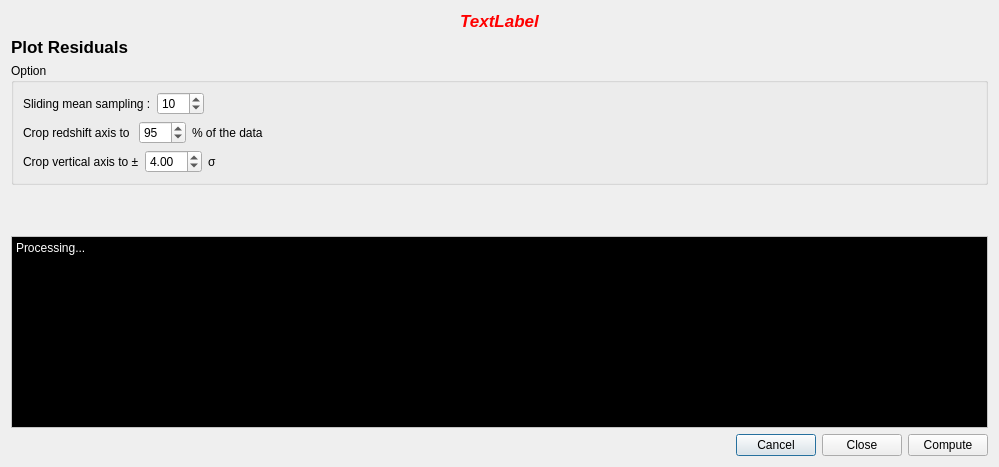
<?xml version="1.0" encoding="UTF-8"?>
<ui version="4.0">
 <class>Euclid::PhzQtUI::DialogResid</class>
 <widget class="QDialog" name="Euclid::PhzQtUI::DialogResid">
  <property name="geometry">
   <rect>
    <x>0</x>
    <y>0</y>
    <width>999</width>
    <height>467</height>
   </rect>
  </property>
  <property name="windowTitle">
   <string>Plot Flux Residuals</string>
  </property>
  <layout class="QVBoxLayout" name="verticalLayout_2">
   <item>
    <widget class="QLabel" name="lbl_warning">
     <property name="palette">
      <palette>
       <active>
        <colorrole role="WindowText">
         <brush brushstyle="SolidPattern">
          <color alpha="255">
           <red>255</red>
           <green>0</green>
           <blue>0</blue>
          </color>
         </brush>
        </colorrole>
        <colorrole role="Button">
         <brush brushstyle="SolidPattern">
          <color alpha="255">
           <red>255</red>
           <green>0</green>
           <blue>0</blue>
          </color>
         </brush>
        </colorrole>
        <colorrole role="Light">
         <brush brushstyle="SolidPattern">
          <color alpha="255">
           <red>255</red>
           <green>127</green>
           <blue>127</blue>
          </color>
         </brush>
        </colorrole>
        <colorrole role="Midlight">
         <brush brushstyle="SolidPattern">
          <color alpha="255">
           <red>255</red>
           <green>63</green>
           <blue>63</blue>
          </color>
         </brush>
        </colorrole>
        <colorrole role="Dark">
         <brush brushstyle="SolidPattern">
          <color alpha="255">
           <red>127</red>
           <green>0</green>
           <blue>0</blue>
          </color>
         </brush>
        </colorrole>
        <colorrole role="Mid">
         <brush brushstyle="SolidPattern">
          <color alpha="255">
           <red>170</red>
           <green>0</green>
           <blue>0</blue>
          </color>
         </brush>
        </colorrole>
        <colorrole role="Text">
         <brush brushstyle="SolidPattern">
          <color alpha="255">
           <red>255</red>
           <green>0</green>
           <blue>0</blue>
          </color>
         </brush>
        </colorrole>
        <colorrole role="BrightText">
         <brush brushstyle="SolidPattern">
          <color alpha="255">
           <red>255</red>
           <green>255</green>
           <blue>255</blue>
          </color>
         </brush>
        </colorrole>
        <colorrole role="ButtonText">
         <brush brushstyle="SolidPattern">
          <color alpha="255">
           <red>0</red>
           <green>0</green>
           <blue>0</blue>
          </color>
         </brush>
        </colorrole>
        <colorrole role="Base">
         <brush brushstyle="SolidPattern">
          <color alpha="255">
           <red>255</red>
           <green>255</green>
           <blue>255</blue>
          </color>
         </brush>
        </colorrole>
        <colorrole role="Window">
         <brush brushstyle="SolidPattern">
          <color alpha="255">
           <red>255</red>
           <green>0</green>
           <blue>0</blue>
          </color>
         </brush>
        </colorrole>
        <colorrole role="Shadow">
         <brush brushstyle="SolidPattern">
          <color alpha="255">
           <red>0</red>
           <green>0</green>
           <blue>0</blue>
          </color>
         </brush>
        </colorrole>
        <colorrole role="AlternateBase">
         <brush brushstyle="SolidPattern">
          <color alpha="255">
           <red>255</red>
           <green>127</green>
           <blue>127</blue>
          </color>
         </brush>
        </colorrole>
        <colorrole role="ToolTipBase">
         <brush brushstyle="SolidPattern">
          <color alpha="255">
           <red>255</red>
           <green>255</green>
           <blue>220</blue>
          </color>
         </brush>
        </colorrole>
        <colorrole role="ToolTipText">
         <brush brushstyle="SolidPattern">
          <color alpha="255">
           <red>0</red>
           <green>0</green>
           <blue>0</blue>
          </color>
         </brush>
        </colorrole>
        <colorrole role="PlaceholderText">
         <brush brushstyle="NoBrush">
          <color alpha="128">
           <red>255</red>
           <green>0</green>
           <blue>0</blue>
          </color>
         </brush>
        </colorrole>
       </active>
       <inactive>
        <colorrole role="WindowText">
         <brush brushstyle="SolidPattern">
          <color alpha="255">
           <red>255</red>
           <green>0</green>
           <blue>0</blue>
          </color>
         </brush>
        </colorrole>
        <colorrole role="Button">
         <brush brushstyle="SolidPattern">
          <color alpha="255">
           <red>255</red>
           <green>0</green>
           <blue>0</blue>
          </color>
         </brush>
        </colorrole>
        <colorrole role="Light">
         <brush brushstyle="SolidPattern">
          <color alpha="255">
           <red>255</red>
           <green>127</green>
           <blue>127</blue>
          </color>
         </brush>
        </colorrole>
        <colorrole role="Midlight">
         <brush brushstyle="SolidPattern">
          <color alpha="255">
           <red>255</red>
           <green>63</green>
           <blue>63</blue>
          </color>
         </brush>
        </colorrole>
        <colorrole role="Dark">
         <brush brushstyle="SolidPattern">
          <color alpha="255">
           <red>127</red>
           <green>0</green>
           <blue>0</blue>
          </color>
         </brush>
        </colorrole>
        <colorrole role="Mid">
         <brush brushstyle="SolidPattern">
          <color alpha="255">
           <red>170</red>
           <green>0</green>
           <blue>0</blue>
          </color>
         </brush>
        </colorrole>
        <colorrole role="Text">
         <brush brushstyle="SolidPattern">
          <color alpha="255">
           <red>255</red>
           <green>0</green>
           <blue>0</blue>
          </color>
         </brush>
        </colorrole>
        <colorrole role="BrightText">
         <brush brushstyle="SolidPattern">
          <color alpha="255">
           <red>255</red>
           <green>255</green>
           <blue>255</blue>
          </color>
         </brush>
        </colorrole>
        <colorrole role="ButtonText">
         <brush brushstyle="SolidPattern">
          <color alpha="255">
           <red>0</red>
           <green>0</green>
           <blue>0</blue>
          </color>
         </brush>
        </colorrole>
        <colorrole role="Base">
         <brush brushstyle="SolidPattern">
          <color alpha="255">
           <red>255</red>
           <green>255</green>
           <blue>255</blue>
          </color>
         </brush>
        </colorrole>
        <colorrole role="Window">
         <brush brushstyle="SolidPattern">
          <color alpha="255">
           <red>255</red>
           <green>0</green>
           <blue>0</blue>
          </color>
         </brush>
        </colorrole>
        <colorrole role="Shadow">
         <brush brushstyle="SolidPattern">
          <color alpha="255">
           <red>0</red>
           <green>0</green>
           <blue>0</blue>
          </color>
         </brush>
        </colorrole>
        <colorrole role="AlternateBase">
         <brush brushstyle="SolidPattern">
          <color alpha="255">
           <red>255</red>
           <green>127</green>
           <blue>127</blue>
          </color>
         </brush>
        </colorrole>
        <colorrole role="ToolTipBase">
         <brush brushstyle="SolidPattern">
          <color alpha="255">
           <red>255</red>
           <green>255</green>
           <blue>220</blue>
          </color>
         </brush>
        </colorrole>
        <colorrole role="ToolTipText">
         <brush brushstyle="SolidPattern">
          <color alpha="255">
           <red>0</red>
           <green>0</green>
           <blue>0</blue>
          </color>
         </brush>
        </colorrole>
        <colorrole role="PlaceholderText">
         <brush brushstyle="NoBrush">
          <color alpha="128">
           <red>255</red>
           <green>0</green>
           <blue>0</blue>
          </color>
         </brush>
        </colorrole>
       </inactive>
       <disabled>
        <colorrole role="WindowText">
         <brush brushstyle="SolidPattern">
          <color alpha="255">
           <red>127</red>
           <green>0</green>
           <blue>0</blue>
          </color>
         </brush>
        </colorrole>
        <colorrole role="Button">
         <brush brushstyle="SolidPattern">
          <color alpha="255">
           <red>255</red>
           <green>0</green>
           <blue>0</blue>
          </color>
         </brush>
        </colorrole>
        <colorrole role="Light">
         <brush brushstyle="SolidPattern">
          <color alpha="255">
           <red>255</red>
           <green>127</green>
           <blue>127</blue>
          </color>
         </brush>
        </colorrole>
        <colorrole role="Midlight">
         <brush brushstyle="SolidPattern">
          <color alpha="255">
           <red>255</red>
           <green>63</green>
           <blue>63</blue>
          </color>
         </brush>
        </colorrole>
        <colorrole role="Dark">
         <brush brushstyle="SolidPattern">
          <color alpha="255">
           <red>127</red>
           <green>0</green>
           <blue>0</blue>
          </color>
         </brush>
        </colorrole>
        <colorrole role="Mid">
         <brush brushstyle="SolidPattern">
          <color alpha="255">
           <red>170</red>
           <green>0</green>
           <blue>0</blue>
          </color>
         </brush>
        </colorrole>
        <colorrole role="Text">
         <brush brushstyle="SolidPattern">
          <color alpha="255">
           <red>127</red>
           <green>0</green>
           <blue>0</blue>
          </color>
         </brush>
        </colorrole>
        <colorrole role="BrightText">
         <brush brushstyle="SolidPattern">
          <color alpha="255">
           <red>255</red>
           <green>255</green>
           <blue>255</blue>
          </color>
         </brush>
        </colorrole>
        <colorrole role="ButtonText">
         <brush brushstyle="SolidPattern">
          <color alpha="255">
           <red>127</red>
           <green>0</green>
           <blue>0</blue>
          </color>
         </brush>
        </colorrole>
        <colorrole role="Base">
         <brush brushstyle="SolidPattern">
          <color alpha="255">
           <red>255</red>
           <green>0</green>
           <blue>0</blue>
          </color>
         </brush>
        </colorrole>
        <colorrole role="Window">
         <brush brushstyle="SolidPattern">
          <color alpha="255">
           <red>255</red>
           <green>0</green>
           <blue>0</blue>
          </color>
         </brush>
        </colorrole>
        <colorrole role="Shadow">
         <brush brushstyle="SolidPattern">
          <color alpha="255">
           <red>0</red>
           <green>0</green>
           <blue>0</blue>
          </color>
         </brush>
        </colorrole>
        <colorrole role="AlternateBase">
         <brush brushstyle="SolidPattern">
          <color alpha="255">
           <red>255</red>
           <green>0</green>
           <blue>0</blue>
          </color>
         </brush>
        </colorrole>
        <colorrole role="ToolTipBase">
         <brush brushstyle="SolidPattern">
          <color alpha="255">
           <red>255</red>
           <green>255</green>
           <blue>220</blue>
          </color>
         </brush>
        </colorrole>
        <colorrole role="ToolTipText">
         <brush brushstyle="SolidPattern">
          <color alpha="255">
           <red>0</red>
           <green>0</green>
           <blue>0</blue>
          </color>
         </brush>
        </colorrole>
        <colorrole role="PlaceholderText">
         <brush brushstyle="NoBrush">
          <color alpha="128">
           <red>255</red>
           <green>0</green>
           <blue>0</blue>
          </color>
         </brush>
        </colorrole>
       </disabled>
      </palette>
     </property>
     <property name="font">
      <font>
       <pointsize>13</pointsize>
       <weight>75</weight>
       <italic>true</italic>
       <bold>true</bold>
      </font>
     </property>
     <property name="text">
      <string>TextLabel</string>
     </property>
     <property name="alignment">
      <set>Qt::AlignCenter</set>
     </property>
    </widget>
   </item>
   <item>
    <layout class="QHBoxLayout" name="horizontalLayout">
     <item>
      <widget class="QLabel" name="label">
       <property name="font">
        <font>
         <pointsize>13</pointsize>
         <weight>75</weight>
         <bold>true</bold>
        </font>
       </property>
       <property name="text">
        <string>Plot Residuals</string>
       </property>
      </widget>
     </item>
     <item>
      <spacer name="horizontalSpacer">
       <property name="orientation">
        <enum>Qt::Horizontal</enum>
       </property>
       <property name="sizeHint" stdset="0">
        <size>
         <width>40</width>
         <height>20</height>
        </size>
       </property>
      </spacer>
     </item>
    </layout>
   </item>
   <item>
    <widget class="QGroupBox" name="gb_option">
     <property name="title">
      <string>Option</string>
     </property>
     <layout class="QVBoxLayout" name="verticalLayout">
      <item>
       <layout class="QHBoxLayout" name="horizontalLayout_12">
        <item>
         <widget class="QLabel" name="label_5">
          <property name="text">
           <string>Sliding mean sampling :</string>
          </property>
         </widget>
        </item>
        <item>
         <widget class="QSpinBox" name="sb_sm_bins">
          <property name="minimum">
           <number>2</number>
          </property>
          <property name="maximum">
           <number>300</number>
          </property>
          <property name="value">
           <number>10</number>
          </property>
         </widget>
        </item>
        <item>
         <spacer name="horizontalSpacer_8">
          <property name="orientation">
           <enum>Qt::Horizontal</enum>
          </property>
          <property name="sizeHint" stdset="0">
           <size>
            <width>40</width>
            <height>20</height>
           </size>
          </property>
         </spacer>
        </item>
       </layout>
      </item>
      <item>
       <layout class="QHBoxLayout" name="horizontalLayout_3">
        <item>
         <widget class="QLabel" name="label_2">
          <property name="text">
           <string>Crop redshift axis to </string>
          </property>
         </widget>
        </item>
        <item>
         <widget class="QSpinBox" name="sp_z_lim_frac">
          <property name="maximum">
           <number>100</number>
          </property>
          <property name="value">
           <number>95</number>
          </property>
         </widget>
        </item>
        <item>
         <widget class="QLabel" name="label_4">
          <property name="text">
           <string>% of the data</string>
          </property>
         </widget>
        </item>
        <item>
         <spacer name="horizontalSpacer_3">
          <property name="orientation">
           <enum>Qt::Horizontal</enum>
          </property>
          <property name="sizeHint" stdset="0">
           <size>
            <width>40</width>
            <height>20</height>
           </size>
          </property>
         </spacer>
        </item>
       </layout>
      </item>
      <item>
       <layout class="QHBoxLayout" name="horizontalLayout_4">
        <item>
         <widget class="QLabel" name="label_3">
          <property name="text">
           <string>Crop vertical axis to ±</string>
          </property>
         </widget>
        </item>
        <item>
         <widget class="QDoubleSpinBox" name="dsp_sigma">
          <property name="minimum">
           <double>1.000000000000000</double>
          </property>
          <property name="maximum">
           <double>10.000000000000000</double>
          </property>
          <property name="singleStep">
           <double>0.200000000000000</double>
          </property>
          <property name="value">
           <double>4.000000000000000</double>
          </property>
         </widget>
        </item>
        <item>
         <widget class="QLabel" name="label_6">
          <property name="text">
           <string>σ</string>
          </property>
         </widget>
        </item>
        <item>
         <spacer name="horizontalSpacer_4">
          <property name="orientation">
           <enum>Qt::Horizontal</enum>
          </property>
          <property name="sizeHint" stdset="0">
           <size>
            <width>40</width>
            <height>20</height>
           </size>
          </property>
         </spacer>
        </item>
       </layout>
      </item>
     </layout>
    </widget>
   </item>
   <item>
    <spacer name="verticalSpacer">
     <property name="orientation">
      <enum>Qt::Vertical</enum>
     </property>
     <property name="sizeHint" stdset="0">
      <size>
       <width>20</width>
       <height>40</height>
      </size>
     </property>
    </spacer>
   </item>
   <item>
    <widget class="QPlainTextEdit" name="out_cons">
     <property name="enabled">
      <bool>true</bool>
     </property>
     <property name="palette">
      <palette>
       <active>
        <colorrole role="WindowText">
         <brush brushstyle="SolidPattern">
          <color alpha="255">
           <red>0</red>
           <green>0</green>
           <blue>0</blue>
          </color>
         </brush>
        </colorrole>
        <colorrole role="Button">
         <brush brushstyle="SolidPattern">
          <color alpha="255">
           <red>255</red>
           <green>255</green>
           <blue>255</blue>
          </color>
         </brush>
        </colorrole>
        <colorrole role="Light">
         <brush brushstyle="SolidPattern">
          <color alpha="255">
           <red>255</red>
           <green>255</green>
           <blue>255</blue>
          </color>
         </brush>
        </colorrole>
        <colorrole role="Midlight">
         <brush brushstyle="SolidPattern">
          <color alpha="255">
           <red>255</red>
           <green>255</green>
           <blue>255</blue>
          </color>
         </brush>
        </colorrole>
        <colorrole role="Dark">
         <brush brushstyle="SolidPattern">
          <color alpha="255">
           <red>127</red>
           <green>127</green>
           <blue>127</blue>
          </color>
         </brush>
        </colorrole>
        <colorrole role="Mid">
         <brush brushstyle="SolidPattern">
          <color alpha="255">
           <red>170</red>
           <green>170</green>
           <blue>170</blue>
          </color>
         </brush>
        </colorrole>
        <colorrole role="Text">
         <brush brushstyle="SolidPattern">
          <color alpha="255">
           <red>255</red>
           <green>255</green>
           <blue>255</blue>
          </color>
         </brush>
        </colorrole>
        <colorrole role="BrightText">
         <brush brushstyle="SolidPattern">
          <color alpha="255">
           <red>255</red>
           <green>255</green>
           <blue>255</blue>
          </color>
         </brush>
        </colorrole>
        <colorrole role="ButtonText">
         <brush brushstyle="SolidPattern">
          <color alpha="255">
           <red>0</red>
           <green>0</green>
           <blue>0</blue>
          </color>
         </brush>
        </colorrole>
        <colorrole role="Base">
         <brush brushstyle="SolidPattern">
          <color alpha="255">
           <red>0</red>
           <green>0</green>
           <blue>0</blue>
          </color>
         </brush>
        </colorrole>
        <colorrole role="Window">
         <brush brushstyle="SolidPattern">
          <color alpha="255">
           <red>255</red>
           <green>255</green>
           <blue>255</blue>
          </color>
         </brush>
        </colorrole>
        <colorrole role="Shadow">
         <brush brushstyle="SolidPattern">
          <color alpha="255">
           <red>0</red>
           <green>0</green>
           <blue>0</blue>
          </color>
         </brush>
        </colorrole>
        <colorrole role="AlternateBase">
         <brush brushstyle="SolidPattern">
          <color alpha="255">
           <red>255</red>
           <green>255</green>
           <blue>255</blue>
          </color>
         </brush>
        </colorrole>
        <colorrole role="ToolTipBase">
         <brush brushstyle="SolidPattern">
          <color alpha="255">
           <red>255</red>
           <green>255</green>
           <blue>220</blue>
          </color>
         </brush>
        </colorrole>
        <colorrole role="ToolTipText">
         <brush brushstyle="SolidPattern">
          <color alpha="255">
           <red>0</red>
           <green>0</green>
           <blue>0</blue>
          </color>
         </brush>
        </colorrole>
        <colorrole role="PlaceholderText">
         <brush brushstyle="NoBrush">
          <color alpha="128">
           <red>255</red>
           <green>255</green>
           <blue>255</blue>
          </color>
         </brush>
        </colorrole>
       </active>
       <inactive>
        <colorrole role="WindowText">
         <brush brushstyle="SolidPattern">
          <color alpha="255">
           <red>0</red>
           <green>0</green>
           <blue>0</blue>
          </color>
         </brush>
        </colorrole>
        <colorrole role="Button">
         <brush brushstyle="SolidPattern">
          <color alpha="255">
           <red>255</red>
           <green>255</green>
           <blue>255</blue>
          </color>
         </brush>
        </colorrole>
        <colorrole role="Light">
         <brush brushstyle="SolidPattern">
          <color alpha="255">
           <red>255</red>
           <green>255</green>
           <blue>255</blue>
          </color>
         </brush>
        </colorrole>
        <colorrole role="Midlight">
         <brush brushstyle="SolidPattern">
          <color alpha="255">
           <red>255</red>
           <green>255</green>
           <blue>255</blue>
          </color>
         </brush>
        </colorrole>
        <colorrole role="Dark">
         <brush brushstyle="SolidPattern">
          <color alpha="255">
           <red>127</red>
           <green>127</green>
           <blue>127</blue>
          </color>
         </brush>
        </colorrole>
        <colorrole role="Mid">
         <brush brushstyle="SolidPattern">
          <color alpha="255">
           <red>170</red>
           <green>170</green>
           <blue>170</blue>
          </color>
         </brush>
        </colorrole>
        <colorrole role="Text">
         <brush brushstyle="SolidPattern">
          <color alpha="255">
           <red>255</red>
           <green>255</green>
           <blue>255</blue>
          </color>
         </brush>
        </colorrole>
        <colorrole role="BrightText">
         <brush brushstyle="SolidPattern">
          <color alpha="255">
           <red>255</red>
           <green>255</green>
           <blue>255</blue>
          </color>
         </brush>
        </colorrole>
        <colorrole role="ButtonText">
         <brush brushstyle="SolidPattern">
          <color alpha="255">
           <red>0</red>
           <green>0</green>
           <blue>0</blue>
          </color>
         </brush>
        </colorrole>
        <colorrole role="Base">
         <brush brushstyle="SolidPattern">
          <color alpha="255">
           <red>0</red>
           <green>0</green>
           <blue>0</blue>
          </color>
         </brush>
        </colorrole>
        <colorrole role="Window">
         <brush brushstyle="SolidPattern">
          <color alpha="255">
           <red>255</red>
           <green>255</green>
           <blue>255</blue>
          </color>
         </brush>
        </colorrole>
        <colorrole role="Shadow">
         <brush brushstyle="SolidPattern">
          <color alpha="255">
           <red>0</red>
           <green>0</green>
           <blue>0</blue>
          </color>
         </brush>
        </colorrole>
        <colorrole role="AlternateBase">
         <brush brushstyle="SolidPattern">
          <color alpha="255">
           <red>255</red>
           <green>255</green>
           <blue>255</blue>
          </color>
         </brush>
        </colorrole>
        <colorrole role="ToolTipBase">
         <brush brushstyle="SolidPattern">
          <color alpha="255">
           <red>255</red>
           <green>255</green>
           <blue>220</blue>
          </color>
         </brush>
        </colorrole>
        <colorrole role="ToolTipText">
         <brush brushstyle="SolidPattern">
          <color alpha="255">
           <red>0</red>
           <green>0</green>
           <blue>0</blue>
          </color>
         </brush>
        </colorrole>
        <colorrole role="PlaceholderText">
         <brush brushstyle="NoBrush">
          <color alpha="128">
           <red>255</red>
           <green>255</green>
           <blue>255</blue>
          </color>
         </brush>
        </colorrole>
       </inactive>
       <disabled>
        <colorrole role="WindowText">
         <brush brushstyle="SolidPattern">
          <color alpha="255">
           <red>127</red>
           <green>127</green>
           <blue>127</blue>
          </color>
         </brush>
        </colorrole>
        <colorrole role="Button">
         <brush brushstyle="SolidPattern">
          <color alpha="255">
           <red>255</red>
           <green>255</green>
           <blue>255</blue>
          </color>
         </brush>
        </colorrole>
        <colorrole role="Light">
         <brush brushstyle="SolidPattern">
          <color alpha="255">
           <red>255</red>
           <green>255</green>
           <blue>255</blue>
          </color>
         </brush>
        </colorrole>
        <colorrole role="Midlight">
         <brush brushstyle="SolidPattern">
          <color alpha="255">
           <red>255</red>
           <green>255</green>
           <blue>255</blue>
          </color>
         </brush>
        </colorrole>
        <colorrole role="Dark">
         <brush brushstyle="SolidPattern">
          <color alpha="255">
           <red>127</red>
           <green>127</green>
           <blue>127</blue>
          </color>
         </brush>
        </colorrole>
        <colorrole role="Mid">
         <brush brushstyle="SolidPattern">
          <color alpha="255">
           <red>170</red>
           <green>170</green>
           <blue>170</blue>
          </color>
         </brush>
        </colorrole>
        <colorrole role="Text">
         <brush brushstyle="SolidPattern">
          <color alpha="255">
           <red>127</red>
           <green>127</green>
           <blue>127</blue>
          </color>
         </brush>
        </colorrole>
        <colorrole role="BrightText">
         <brush brushstyle="SolidPattern">
          <color alpha="255">
           <red>255</red>
           <green>255</green>
           <blue>255</blue>
          </color>
         </brush>
        </colorrole>
        <colorrole role="ButtonText">
         <brush brushstyle="SolidPattern">
          <color alpha="255">
           <red>127</red>
           <green>127</green>
           <blue>127</blue>
          </color>
         </brush>
        </colorrole>
        <colorrole role="Base">
         <brush brushstyle="SolidPattern">
          <color alpha="255">
           <red>0</red>
           <green>0</green>
           <blue>0</blue>
          </color>
         </brush>
        </colorrole>
        <colorrole role="Window">
         <brush brushstyle="SolidPattern">
          <color alpha="255">
           <red>255</red>
           <green>255</green>
           <blue>255</blue>
          </color>
         </brush>
        </colorrole>
        <colorrole role="Shadow">
         <brush brushstyle="SolidPattern">
          <color alpha="255">
           <red>0</red>
           <green>0</green>
           <blue>0</blue>
          </color>
         </brush>
        </colorrole>
        <colorrole role="AlternateBase">
         <brush brushstyle="SolidPattern">
          <color alpha="255">
           <red>255</red>
           <green>255</green>
           <blue>255</blue>
          </color>
         </brush>
        </colorrole>
        <colorrole role="ToolTipBase">
         <brush brushstyle="SolidPattern">
          <color alpha="255">
           <red>255</red>
           <green>255</green>
           <blue>220</blue>
          </color>
         </brush>
        </colorrole>
        <colorrole role="ToolTipText">
         <brush brushstyle="SolidPattern">
          <color alpha="255">
           <red>0</red>
           <green>0</green>
           <blue>0</blue>
          </color>
         </brush>
        </colorrole>
        <colorrole role="PlaceholderText">
         <brush brushstyle="NoBrush">
          <color alpha="128">
           <red>255</red>
           <green>255</green>
           <blue>255</blue>
          </color>
         </brush>
        </colorrole>
       </disabled>
      </palette>
     </property>
     <property name="focusPolicy">
      <enum>Qt::NoFocus</enum>
     </property>
     <property name="plainText">
      <string>Processing...</string>
     </property>
    </widget>
   </item>
   <item>
    <layout class="QHBoxLayout" name="horizontalLayout_2">
     <item>
      <spacer name="horizontalSpacer_2">
       <property name="orientation">
        <enum>Qt::Horizontal</enum>
       </property>
       <property name="sizeHint" stdset="0">
        <size>
         <width>40</width>
         <height>20</height>
        </size>
       </property>
      </spacer>
     </item>
     <item>
      <widget class="QPushButton" name="btn_cancel">
       <property name="text">
        <string>Cancel</string>
       </property>
      </widget>
     </item>
     <item>
      <widget class="QPushButton" name="btn_close">
       <property name="text">
        <string>Close</string>
       </property>
      </widget>
     </item>
     <item>
      <widget class="QPushButton" name="btn_compute">
       <property name="text">
        <string>Compute</string>
       </property>
      </widget>
     </item>
    </layout>
   </item>
  </layout>
 </widget>
 <resources/>
 <connections/>
</ui>
